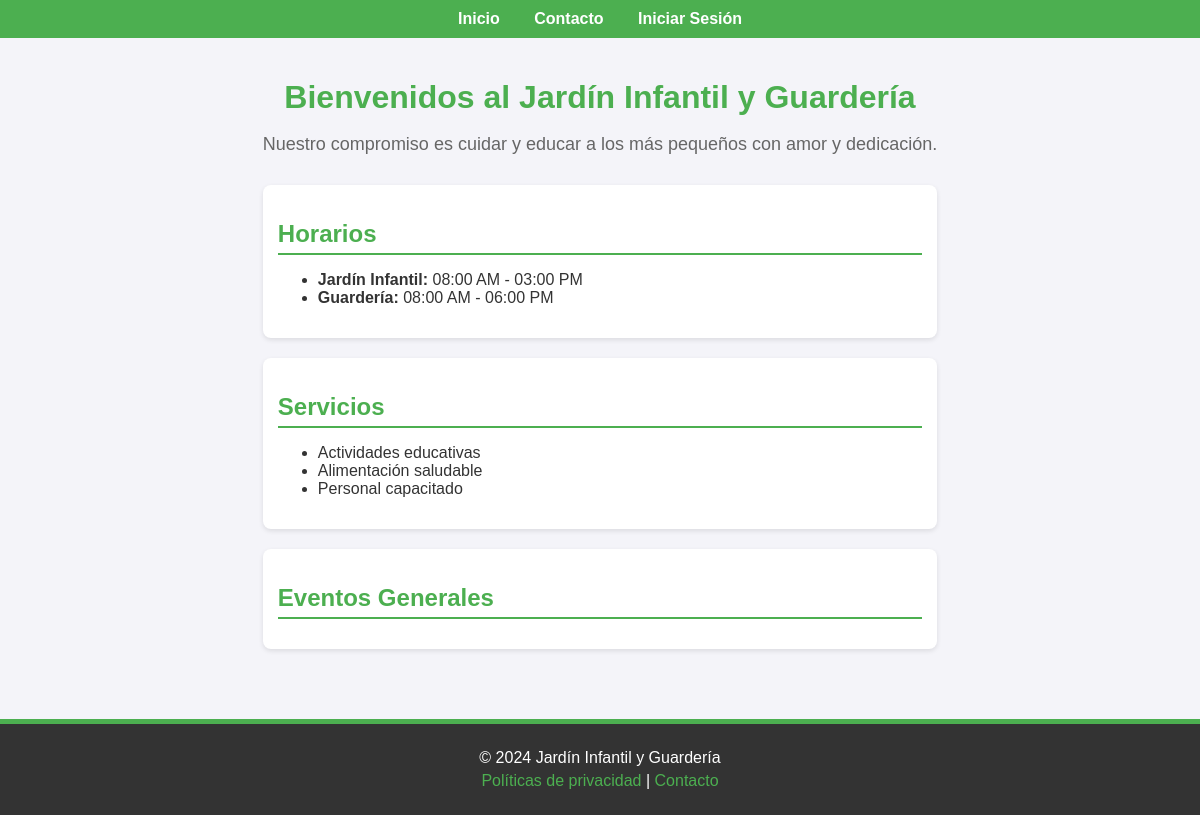
Before: / with the older database file.
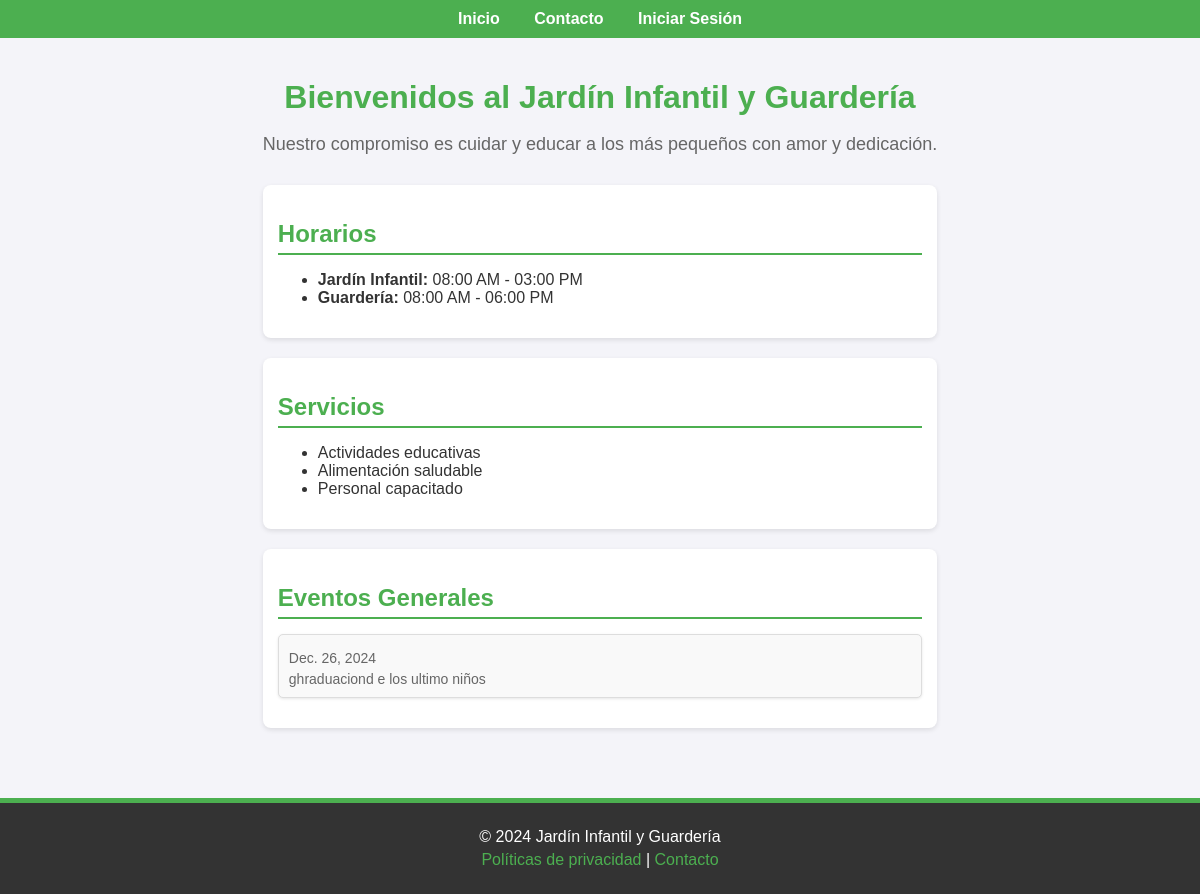
After: the same page with the newer database file.
### jardin_app/models.py (models this page shows, shortened)
class Evento(models.Model):
    nombre = models.CharField(max_length=200)
    descripcion = models.TextField()
    fecha = models.DateField()
    hora = models.TimeField()
    lugar = models.CharField(max_length=200)

### jardin_app/views/public_views.py (the view)
# urls.py: path('', pagina_principal, name='pagina_principal'),
def pagina_principal(request):
    eventos = Evento.objects.all()
    return render(request, 'pagina_principal.html', {'eventos': eventos})

### jardin_app/templates/pagina_principal.html (shortened to what this page needs)
<!DOCTYPE html>
<html lang="es">
<head>
    {% load static %}
    <link rel="stylesheet" href="{% static 'css/pagina_principal.css' %}">
</head>
<body>
    <header>
        <nav>
            <a href="/">Inicio</a>
            <a href="/contacto/">Contacto</a>
            <a href="/login/">Iniciar Sesión</a>
        </nav>
    </header>
    <main>
        <h1>Bienvenidos al Jardín Infantil y Guardería</h1>
        <p class="subtitulo">Nuestro compromiso es cuidar y educar a los más pequeños con amor y dedicación.</p>
        <section>
            <h2>Horarios</h2>
            <ul>
                <li><strong>Jardín Infantil:</strong> 08:00 AM - 03:00 PM</li>
                <li><strong>Guardería:</strong> 08:00 AM - 06:00 PM</li>
            </ul>
        </section>
        <section>
            <h2>Servicios</h2>
            <ul>
                <li>Actividades educativas</li>
                <li>Alimentación saludable</li>
                <li>Personal capacitado</li>
            </ul>
        </section>
        <section>
            <h2>Eventos Generales</h2>
            <ul class="eventos-lista">
                {% for evento in eventos %}
                    <li>
                        <span>{{ evento.fecha }}</span>
                        <span>{{ evento.descripcion }}</span>
                    </li>
                {% endfor %}
            </ul>
        </section>
    </main>
    <footer>
        <p>&copy; 2024 Jardín Infantil y Guardería</p>
        <p>
            <a href="/politicas/">Políticas de privacidad</a> |
            <a href="/contacto/">Contacto</a>
        </p>
    </footer>
</body>
</html>

Changed rows visible on the page:
added Evento: fecha "Dec. 26, 2024", descripcion "ghraduaciond e los ultimo niños"
